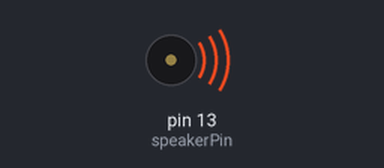
The sketch below on a simulated Arduino Uno, built with avr-gcc and run on an emulated ATmega328P. Shown: buzzer (waves = sounding). Random numbers use the default seed unless the sketch sets one.

Above: at 0.1 s.
Timing chart, 0 to 39.5 s (numbered marks = the images above):
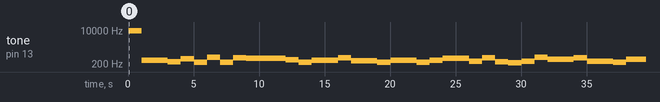

The sketch:

timer1_2.ino
```cpp
#include <TimerOne.h>

int speakerPin = 13;
int switchState = 0;
int interval = 50;

void setup()
{
  pinMode(13, OUTPUT);
  Timer1.initialize(1000000); // 1000000 usec = 1000 msec = 1 sec
  Timer1.attachInterrupt( randomize );
}

void loop()
{
  digitalWrite(speakerPin, 1);
  delayMicroseconds(interval);
  digitalWrite(speakerPin, 0);
  delayMicroseconds(interval);
}

void randomize()
{
  interval = 1000000 /  random(220, 440) / 2;
}
```

Measured:
- by itself, tone on pin 13 (speakerPin): plays 9153 Hz for 1.0 s, 306 Hz for 2.0 s, 252 Hz for 1.0 s, 357 Hz for 1.0 s, 249 Hz for 1.0 s, 430 Hz for 1.0 s … (30 notes in this stretch)
